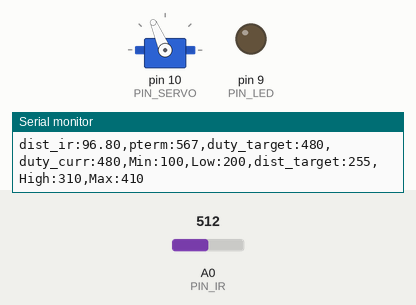
Simulated run of this sketch. Board: Arduino Uno, built with avr-gcc and run on an emulated ATmega328P. Shown: servo, output pins drawn as LEDs (lit = HIGH), the last lines printed to the serial monitor. The inputs (shaded band) are chosen by the test bench; at power-on: A0 (PIN_IR) = 512.

Above: at 1.2 s.
1.3 s: A0 (PIN_IR) set to 90
At 2.7 s:
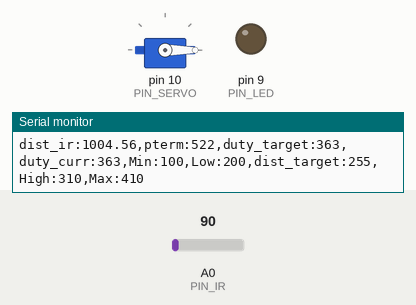
3.1 s: A0 (PIN_IR) set to 110
At 4.1 s:
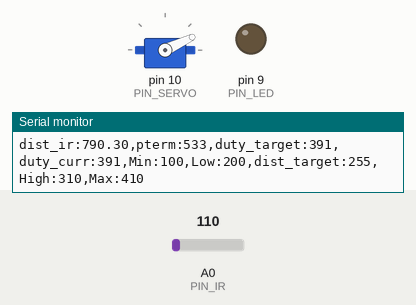
4.6 s: A0 (PIN_IR) set to 14
At 5.7 s:
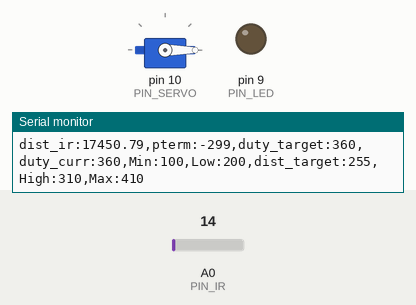
6.1 s: A0 (PIN_IR) set to 11
At 7.2 s:
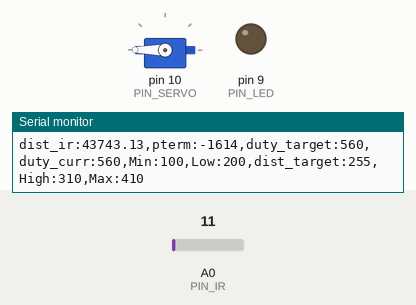
8.1 s: A0 (PIN_IR) set to 122
At 9.6 s:
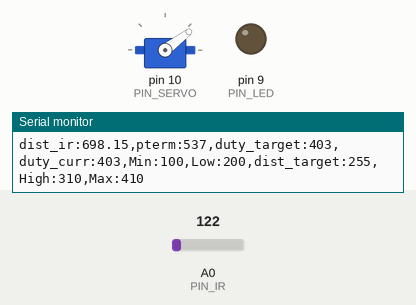
9.9 s: A0 (PIN_IR) set to 0
At 10.05 s:
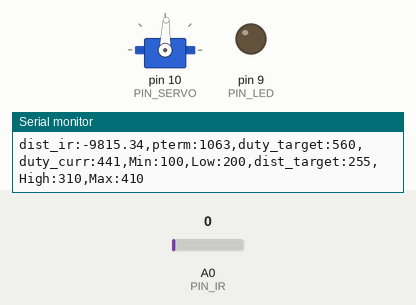
Timing chart, 0 to 12.8 s (numbered marks = the images above; inputs shaded):
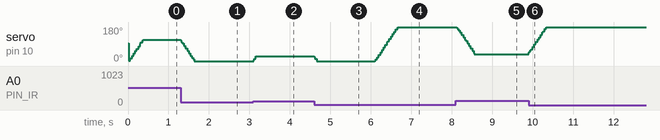

The sketch:

sketch_nov28a.ino
```cpp
#include <Servo.h>

/////////////////////////////
// Configurable parameters //
/////////////////////////////

// Arduino pin assignment
#define PIN_LED 9
#define PIN_SERVO 10
#define PIN_IR A0

// Framework setting
#define _DIST_TARGET 255
#define _DIST_MIN 100
#define _DIST_MAX 410

// Distance sensor
#define _DIST_ALPHA 0.3

// Servo range
#define _DUTY_MIN 500
#define _DUTY_NEU 1500
#define _DUTY_MAX 2500

// Servo speed control
#define _SERVO_ANGLE 30
#define _SERVO_SPEED 50

// Event periods
#define _INTERVAL_DIST 20
#define _INTERVAL_SERVO 20
#define _INTERVAL_SERIAL 100

// PID parameters
#define _KP 1.3

//////////////////////
// global variables //
//////////////////////

// Servo instance
Servo myservo;

// Distance sensor
float dist_target; // location to send the ball
float dist_raw, dist_ema;

// Event periods
unsigned long last_sampling_time_dist, last_sampling_time_servo, last_sampling_time_serial;
bool event_dist, event_servo, event_serial;

// Servo speed control
int duty_chg_per_interval;
int duty_target, duty_curr;

// PID variables
float error_curr, error_prev, control, pterm, dterm, iterm;


void setup() {
// initialize GPIO pins for LED and attach servo
  pinMode(PIN_LED, OUTPUT);

// move servo to neutral position
  myservo.attach(PIN_SERVO);
  duty_target = duty_curr = _DUTY_NEU;
  myservo.writeMicroseconds(duty_curr);

// initialize global variables
duty_curr=_DUTY_MIN;
dist_target=_DIST_TARGET;

last_sampling_time_dist = last_sampling_time_servo = last_sampling_time_serial = 0;
event_dist = event_servo = event_serial = false;

// initialize serial port
Serial.begin(57600);

// convert angle speed into duty change per interval.
  duty_chg_per_interval = (_DUTY_MAX - _DUTY_MIN) * ((float)_SERVO_SPEED / _SERVO_ANGLE) * (_INTERVAL_SERVO / 1000.0);
}


void loop() {
/////////////////////
// Event generator //
/////////////////////

unsigned long time_curr = millis();
if(time_curr >= last_sampling_time_dist + _INTERVAL_DIST){
        last_sampling_time_dist += _INTERVAL_DIST;
        event_dist = true;
}
if(time_curr >= last_sampling_time_servo + _INTERVAL_SERVO){
        last_sampling_time_servo += _INTERVAL_SERVO;
        event_servo = true;
}
if(time_curr >= last_sampling_time_serial + _INTERVAL_SERIAL){
        last_sampling_time_serial += _INTERVAL_SERIAL;
        event_serial = true;
}


////////////////////
// Event handlers //
////////////////////

  if(event_dist) {
      event_dist = false;
  // get a distance reading from the distance sensor
      dist_raw = ir_distance_filtered();

  // PID control logic
    error_curr = dist_target - dist_raw;
    pterm = error_curr;
    control =_KP*pterm;

  // duty_target = f(duty_neutral, control)
    duty_target = _DUTY_NEU + control;

  // keep duty_target value within the range of [_DUTY_MIN, _DUTY_MAX]
if(duty_target > _DUTY_MAX){duty_target = _DUTY_MAX;}
if(duty_target < _DUTY_MIN){duty_target = _DUTY_MIN;}

  }

  if(event_servo) {
event_servo=false;

    // adjust duty_curr toward duty_target by duty_chg_per_interval
if(duty_target > duty_curr) {
    duty_curr += duty_chg_per_interval;
    if(duty_curr > duty_target) duty_curr = duty_target;
  }
else {
    duty_curr -= duty_chg_per_interval;
    if(duty_curr < duty_target) duty_curr = duty_target;
  }

    // update servo position
myservo.writeMicroseconds(duty_curr);
  }

  if(event_serial) {
    event_serial = false;
    Serial.print("dist_ir:");
    Serial.print(dist_raw);
    Serial.print(",pterm:");
    Serial.print(map(pterm,-1000,1000,510,610));
    Serial.print(",duty_target:");
    Serial.print(map(duty_target,1000,2000,410,510));
    Serial.print(",duty_curr:");
    Serial.print(map(duty_curr,1000,2000,410,510));
    Serial.println(",Min:100,Low:200,dist_target:255,High:310,Max:410");
  }
}

float ir_distance(void){ // return value unit: mm
  float val;
  int a = 97;
  int b = 321;

  float volt = float(analogRead(PIN_IR));
  val = ((6762.0/(volt-9.0))-4.0) * 10.0;
  val = 100 + 300.0 / (_DIST_MAX - _DIST_MIN) *(val - _DIST_MIN);
  val = 100 + 300.0 / (b-a) * (val - a);
  return val;
}
float ir_distance_filtered(void){ // return value unit: mm
  return ir_distance(); // for now, just use ir_distance() without noise filter.
}
```

Measured:
- the behaviour switches between 13 and 12 on A0 (PIN_IR) (found by bisection; images 3 and 4)
- after the input at 1.3 s, servo on pin 10 (PIN_SERVO): moves from 113° to 0° over 0.34 s, starting at once
- after the input at 3.1 s, servo on pin 10 (PIN_SERVO): 0° → 25° at once
- after the input at 4.6 s, servo on pin 10 (PIN_SERVO): 25° → 0° at once
- after the input at 6.1 s, servo on pin 10 (PIN_SERVO): moves from 0° to 180° over 0.56 s, starting at once
- after the input at 8.1 s, servo on pin 10 (PIN_SERVO): moves from 180° to 37° over 0.44 s, starting at once
- after the input at 9.9 s, servo on pin 10 (PIN_SERVO): moves from 37° to 180° over 0.44 s, starting at once
